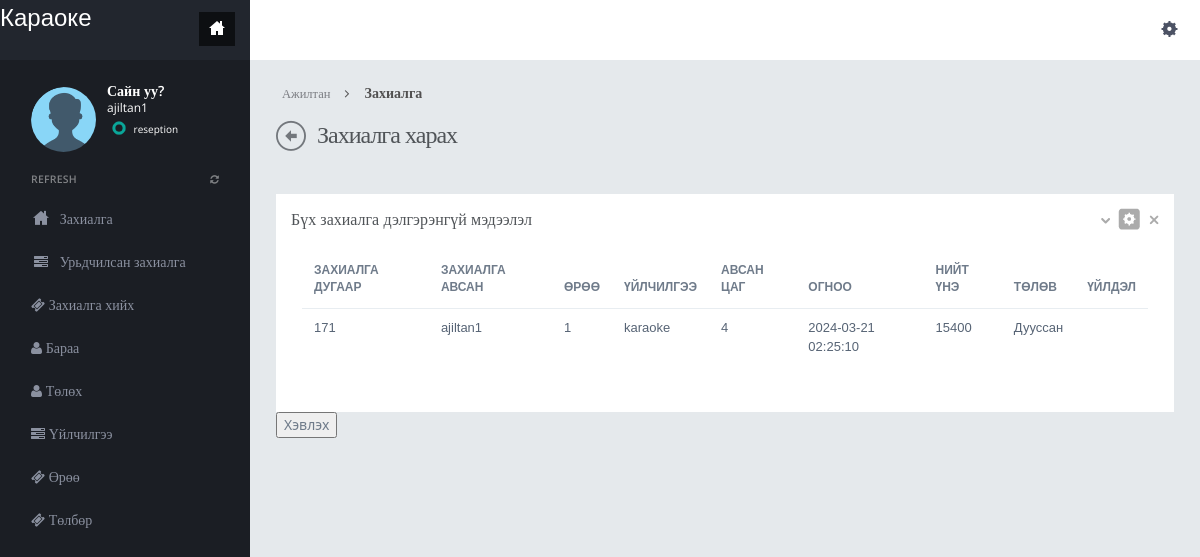
Page /dashboard.php (signed in) on the committed database.
### tables this page shows
CREATE TABLE `orders` (
  `OrderID` int(11) NOT NULL,
  `WorkerName` varchar(255) DEFAULT NULL,
  `userphone` int(12) NOT NULL,
  `RoomNumber` int(11) DEFAULT NULL,
  `ServiceName` varchar(255) DEFAULT NULL,
  `OrderDate` timestamp NOT NULL DEFAULT current_timestamp(),
  `Qua` int(11) NOT NULL,
  `time` int(11) NOT NULL,
  `TotalAmount` int(100) DEFAULT NULL,
  `type` int(1) NOT NULL
);

### dashboard.php (the view, shortened to what this page needs)
<?php
include("dbconnection.php");
?>
<!DOCTYPE html>
<html>
<head>
<link href="assets/plugins/pace/pace-theme-flash.css" rel="stylesheet" type="text/css" media="screen"/>
<link href="assets/plugins/bootstrap-wysihtml5/bootstrap-wysihtml5.css" rel="stylesheet" type="text/css"/>
<link href="assets/plugins/boostrapv3/css/bootstrap.min.css" rel="stylesheet" type="text/css"/>
<link href="assets/plugins/boostrapv3/css/bootstrap-theme.min.css" rel="stylesheet" type="text/css"/>
<link href="assets/plugins/font-awesome/css/font-awesome.css" rel="stylesheet" type="text/css"/>
<link href="assets/css/animate.min.css" rel="stylesheet" type="text/css"/>
<link href="assets/plugins/jquery-scrollbar/jquery.scrollbar.css" rel="stylesheet" type="text/css"/>
<link href="assets/css/style.css" rel="stylesheet" type="text/css"/>
<link href="assets/css/responsive.css" rel="stylesheet" type="text/css"/>
<link href="assets/css/custom-icon-set.css" rel="stylesheet" type="text/css"/>
</head>
<body class="">
<?php include("header.php");?>
<div class="page-container row">
  <?php include("leftbar.php");?>
    </div>
  </div>
  <div class="page-content">
    <div class="content">
      <ul class="breadcrumb">
        <li>
          <p>Ажилтан</p>
        </li>
        <li><a href="#" class="active">Захиалга</a></li>
      </ul>
      <div class="page-title"> <i class="icon-custom-left"></i>
        <h3>Захиалга харах</h3>
      </div>
      <br>
      <div class="row">
                    <div class="col-md-12">
                        <div class="row">
                            <div class="col-md-12">
                                <div class="grid simple ">
                                    <div class="grid-title no-border">
                                        	<h4>Бүх захиалга дэлгэрэнгүй мэдээлэл</h4>
                                        <div class="tools">	<a href="javascript:;" class="collapse"></a>
											<a href="order-regist.php"  class="config"></a>
											<a href="javascript:;" class="remove"></a>
                                        </div>
                                    </div>
                                    <div class="grid-body no-border">
                                            <table class="table table-hover no-more-tables" id="dataTable">
                                                <thead>
                                                    <tr>
                                                        <th>Захиалга дугаар</th>
                                                        <th>Захиалга авсан</th>
                                                        <th>Өрөө</th>
                                                        <th>Үйлчилгээ</th>
                                                        <th>Авсан цаг</th>
                                                        <th>Огноо</th>
                                                        <th>Нийт үнэ</th>
                                                        <th>Төлөв</th>
                                                        <th>Үйлдэл</th>
                                                    </tr>
                                                </thead>
                                                <tbody>
                                                <?php $ret=mysqli_query($con,"SELECT * FROM orders WHERE type = 0 OR type = 2");
												while($row=mysqli_fetch_array($ret))
												{
												?>
                                                    <tr>
                                                        <td><?php echo $row['OrderID'];?></td>
                                                        <td><?php echo $row['WorkerName'];?></td>
                                                        <td><?php echo $row['RoomNumber'];?></td>
                                                        <td><?php echo $row['ServiceName'];?></td>
                                                        <td><?php echo $row['time'];?></td>
                                                        <td><?php echo $row['OrderDate'];?></td> <?php $_SESSION['TotalAmount'] = $row['TotalAmount']; ?>
                                                        <td><?php echo $row['TotalAmount'];?></td>
                                                        <td>
                                                            <?php
                                                         if($row['type'] == 0){
                                                            echo "Идэвхтэй";
                                                          }elseif ($row['type'] == 1) {
                                                            echo "Урьдчилсан";
                                                         } else {
                                                            echo "Дууссан";
                                                         }
                                                        ?>
                                                        </td>
                                                        <td>
<?php
if($row["type"]==0)
{
?>
        </form>
    <form name="abc" action="" method="post">
        <input type="hidden" name="delete_id" value="<?php echo $row['OrderID']; ?>"/>
    <input type="hidden" name="room" value="<?php echo $row['RoomNumber']; ?>"/>
        <button type="submit" class="btn btn-danger btn-xs btn-mini" onclick="return confirm('Are you sure you want to delete this record?')">Устгах</button>
    </form>
    <form name="abc" action="" method="post">
<input type="hidden" name="add_time" value="<?php echo $row['OrderID']; ?>"/>
<input type="hidden" name="totalamount" value="<?php  echo $row['TotalAmount']; ?>"/>
<input type="hidden" name="timee" value="<?php echo  $row['time']; ?>"/>
<input type="hidden" name="qua" value="<?php  echo $row['Qua']; ?>"/>
<input type="number" name="time"/>
<button type="submit" class="btn btn-primary btn-xs btn-mini">Цаг сунгах</button>
</form>
</td>
                                                    </tr>
                                                    <?php }  } ?>
                                                </tbody>
                                            </table>
                                    </div>  <button id="exportButton">Хэвлэх</button>
                                </div>
                            </div>
                        </div>
                    </div>
					</div>
                </div>
            </div>
        </div>
</body>
</html>

### assets/css/responsive.css (style rules this page uses)
@media (min-width: 980px) { .page-content { margin-left: 250px; min-height: 100%; } }

### rows in the picture
orders: OrderID "171", WorkerName "ajiltan1", RoomNumber "1", ServiceName "karaoke", time "4", OrderDate "2024-03-21 02:25:10", TotalAmount "15400", type "Дууссан"

### other values in the picture
$_SESSION['Name'] "ajiltan1"
$_SESSION['Roll'] "reseption"
